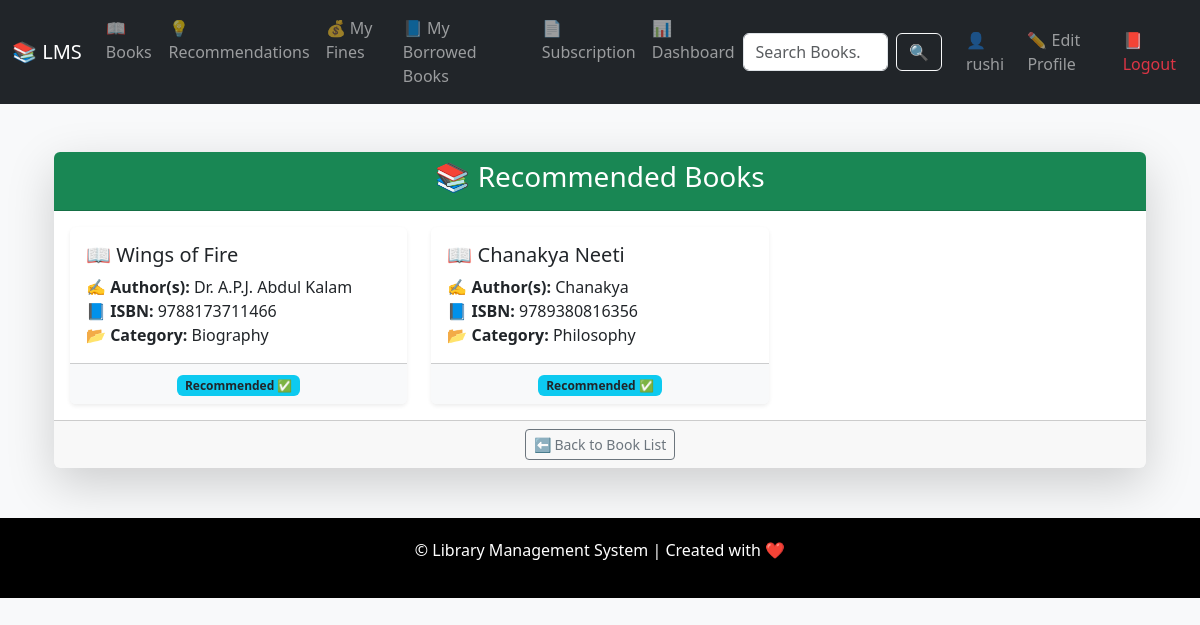
The app's page /books/recommend/ (signed in) with its own data.
### books/models.py (models this page shows, shortened)
class Book(models.Model):
    title = models.CharField(max_length=200)  # पुस्तकाचं नाव
    authors = models.ManyToManyField(Author)  # लेखकांची यादी
    isbn = models.CharField(max_length=13, unique=True)  # Unique ISBN
    category = models.ForeignKey(Category, on_delete=models.SET_NULL, null=True)
    description = models.TextField()  # पुस्तकाची माहिती
    published_date = models.DateField()  # प्रकाशन तारीख
    recommended = models.BooleanField(default=False)  # शिफारसीत पुस्तक?
    allowed_in_plans = models.ManyToManyField(SubscriptionPlan, blank=True)  # कोणत्या योजना या पुस्तकाला परवानगी देतात

class Author(models.Model):
    name = models.CharField(max_length=100)  # लेखकाचे नाव

class Category(models.Model):
    name = models.CharField(max_length=100, unique=True)  # Category name
    location = models.CharField(max_length=100)  # Library rack/section

### books/views.py (the view)
# urls.py: path('recommend/', BookRecommendationView.as_view(), name='book_recommendation'),
class BookRecommendationView(LoginRequiredMixin, View):
    def get(self, request):
        books = Book.objects.filter(recommended=True)
        return render(request, 'books/recommendations.html', {'books': books})

### templates/books/recommendations.html
{% extends 'base.html' %}
{% block content %}
<div class="container mt-5">
  <div class="card shadow-lg border-0">
    <div class="card-header bg-success text-white text-center rounded-top">
      <h3>📚 Recommended Books</h3>
    </div>
    <div class="card-body">
      {% if books %}
        <div class="row row-cols-1 row-cols-md-2 row-cols-lg-3 g-4">
          {% for book in books %}
          <div class="col">
            <div class="card h-100 border-0 shadow-sm">
              <div class="card-body">
                <h5 class="card-title">📖 {{ book.title }}</h5>
                <p class="card-text">
                  <strong>✍️ Author(s):</strong>
                  {% for author in book.authors.all %}
                    {{ author.name }}{% if not forloop.last %}, {% endif %}
                  {% endfor %}
                  <br>
                  <strong>📘 ISBN:</strong> {{ book.isbn }}<br>
                  <strong>📂 Category:</strong> {{ book.category.name }}
                </p>
              </div>
              <div class="card-footer text-center bg-light">
                <span class="badge bg-info text-dark">Recommended ✅</span>
              </div>
            </div>
          </div>
          {% endfor %}
        </div>
      {% else %}
        <p class="text-center text-muted fs-5">🤔 No recommended books available right now.</p>
      {% endif %}
    </div>
    <div class="card-footer text-center">
      <a href="{% url 'books:book_list' %}" class="btn btn-outline-secondary btn-sm">⬅️ Back to Book List</a>
    </div>
  </div>
</div>
{% endblock %}

### templates/base.html (shortened to what this page needs)
<!DOCTYPE html>
<html>
<head>
  <link href="https://cdn.jsdelivr.net/npm/bootstrap@5.3.0/dist/css/bootstrap.min.css" rel="stylesheet">
</head>
<body>
<nav class="navbar navbar-expand-lg navbar-dark bg-dark">
  <div class="container-fluid">
    <a class="navbar-brand" href="/">📚 LMS</a>
    <div class="collapse navbar-collapse" id="navbarNav">
      <ul class="navbar-nav me-auto mb-2 mb-lg-0">
        <li class="nav-item"><a class="nav-link" href="{% url 'books:book_list' %}">📖 Books</a></li>
        <li class="nav-item"><a class="nav-link" href="{% url 'books:book_recommendation' %}">💡 Recommendations</a></li>
        <li class="nav-item"><a class="nav-link" href="{% url 'books:my_fines' %}">💰 My Fines</a></li>
        <li class="nav-item"><a class="nav-link" href="{% url 'books:my_borrowed_books' %}">📘 My Borrowed Books</a></li>
        <li class="nav-item"><a class="nav-link" href="{% url 'subscription:select_plan' %}">📄 Subscription</a></li>
        {% if user.is_authenticated %}
          <li class="nav-item"><a class="nav-link" href="{% url 'books:user_dashboard' %}">📊 Dashboard</a></li>
        {% endif %}
      </ul>
      <form class="d-flex search-form" role="search" method="get" action="{% url 'books:search_books' %}">
        <input class="form-control me-2" type="search" name="q" placeholder="Search Books..." aria-label="Search">
        <button class="btn btn-outline-light" type="submit">🔍</button>
      </form>
      <ul class="navbar-nav ms-3">
        {% if user.is_authenticated %}
          <li class="nav-item">
            <a class="nav-link" href="{% url 'iam:profile' %}">👤 {{ user.username }}</a>
          </li>
          <li class="nav-item">
            <a class="nav-link" href="{% url 'iam:edit_profile' %}">✏️ Edit Profile</a>
          </li>
          <li class="nav-item">
            <a class="nav-link text-danger" href="{% url 'iam:logout' %}">📕 Logout</a>
          </li>
        {% endif %}
      </ul>
    </div>
  </div>
</nav>
<div class="container my-4">
  {% block content %}{% endblock %}
</div>
<footer>
  <p>&copy; {{ now|date:"Y" }} Library Management System | Created with ❤️</p>
</footer>
</body>
</html>

### templates/base.html (style rules this page uses)
body { background-color: #f8f9fa; }
footer { margin-top: 50px; padding: 20px 0; background-color:black; color: white; text-align: center; }
.search-form input { max-width: 200px; }

### records on screen
Book: title "Wings of Fire", isbn "9788173711466", category.name "Biography"
Author: name "Dr. A.P.J. Abdul Kalam"
Book: title "Chanakya Neeti", isbn "9789380816356", category.name "Philosophy"
Author: name "Chanakya"

### other values on screen
{{ user.username }} "rushi"
